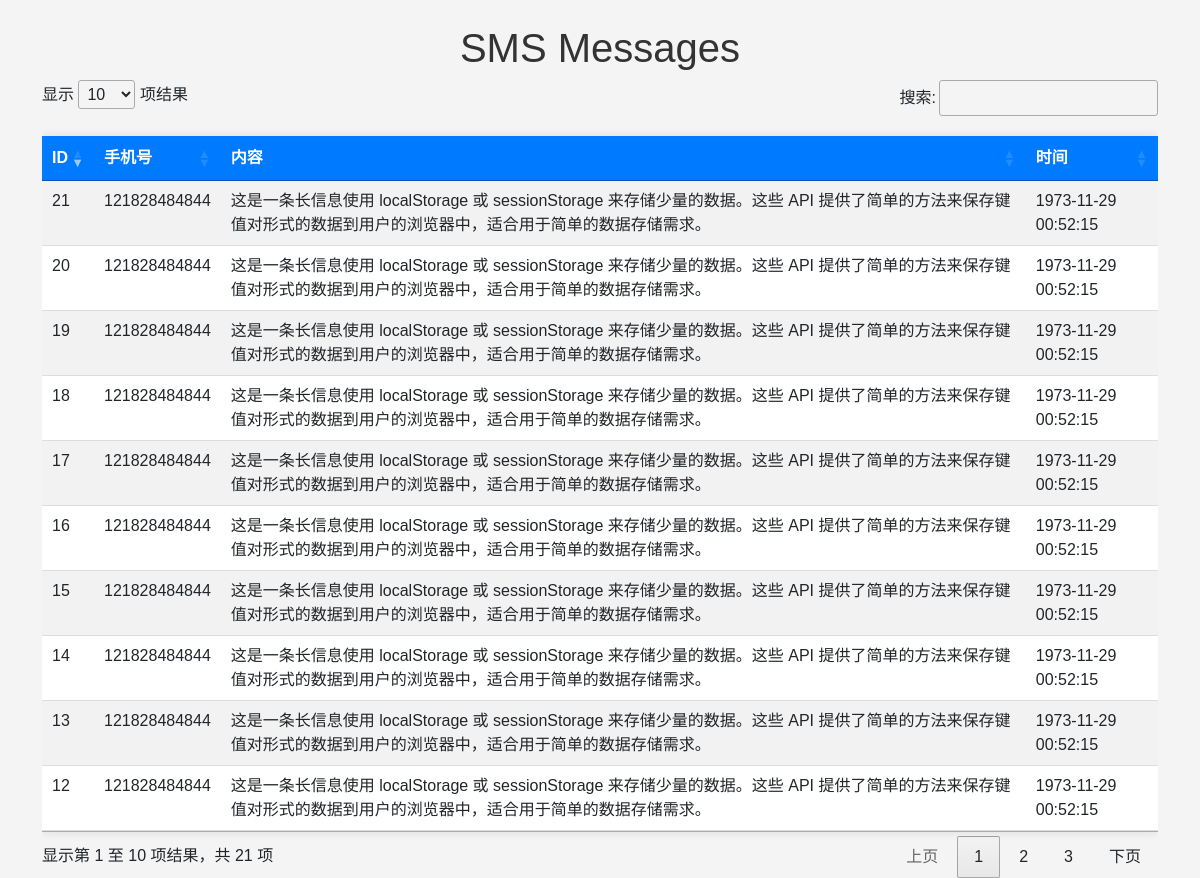
The app's page /, older data.
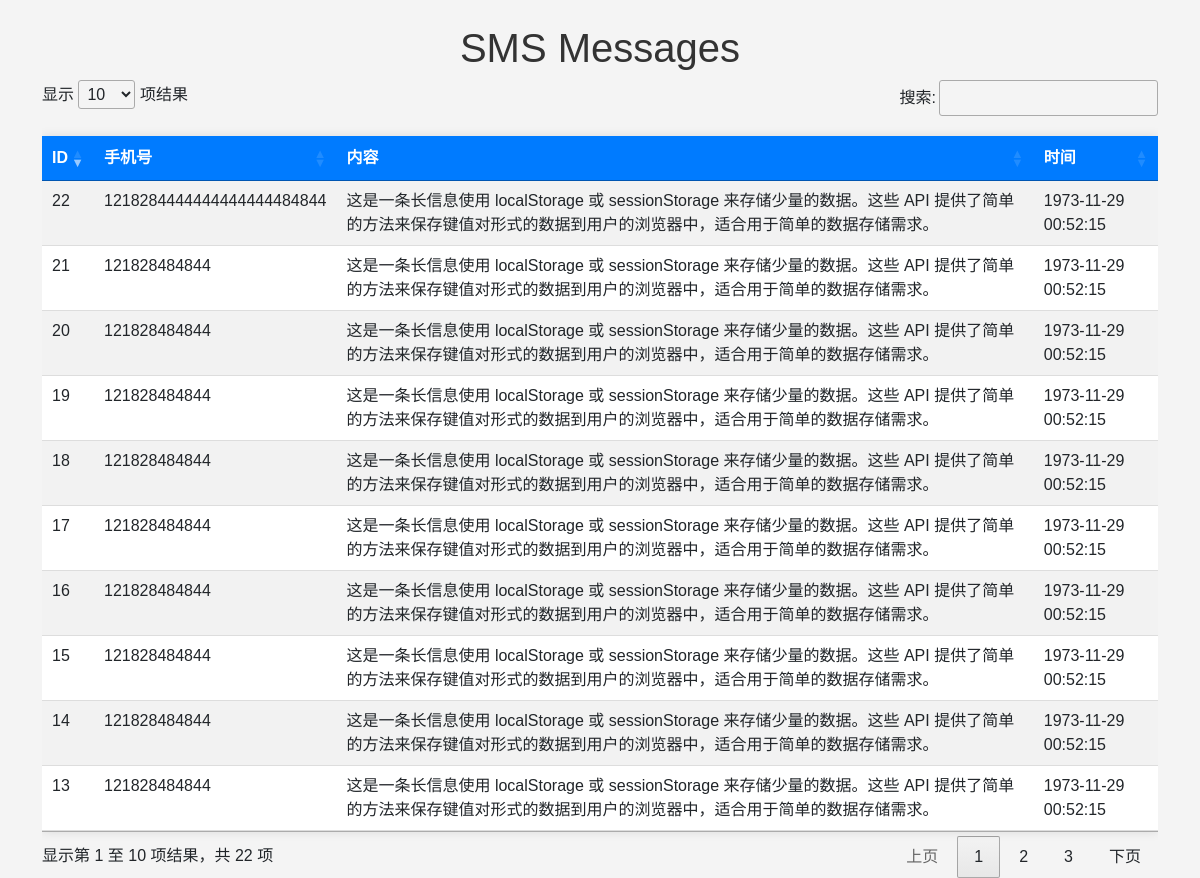
The same page, newer data.
### tables this page shows
CREATE TABLE sms (id INTEGER PRIMARY KEY, sender TEXT, message TEXT, timestamp TEXT, time TEXT);

### main.py (the view)
@app.get("/", response_class=HTMLResponse)
async def read_root(request: Request):
    try:
        conn = sqlite3.connect("sms.db")
        cursor = conn.cursor()
        cursor.execute("""SELECT * FROM sms""")
        rows = cursor.fetchall()
        conn.close()
        logger.info("Fetched SMS list successfully.")
        return templates.TemplateResponse(
            "index.html", {"request": request, "sms_list": rows}
        )
    except Exception as e:
        logger.error(f"An error occurred: {e}")
        raise HTTPException(status_code=500, detail=str(e))

### templates/index.html (shortened to what this page needs)
<!DOCTYPE html>
<html>
<head>
    <link rel="stylesheet" type="text/css" href="static/css/bootstrap.min.css">
    <link rel="stylesheet" type="text/css" href="https://cdn.datatables.net/1.11.5/css/jquery.dataTables.min.css">
</head>
<body>
    <div class="container mt-4">
        <h1>SMS Messages</h1>
        <div class="table-responsive">
            <table id="smsTable" class="table table-striped table-bordered table-hover table-sm">
                <thead>
                    <tr>
                        <th>ID</th>
                        <th>手机号</th>
                        <th>内容</th>
                        <th>时间</th>
                    </tr>
                </thead>
                <tbody>
                    {% for row in sms_list %}
                    <tr>
                        <td>{{ row[0] }}</td>
                        <td>{{ row[1] }}</td>
                        <td>{{ row[2] }}</td>
                        <td>{{ row[4] }}</td>
                    </tr>
                    {% endfor %}
                </tbody>
            </table>
        </div>
    </div>
</body>
</html>

Row changes from the older to the newer data that the page shows:
no longer on this page (row unchanged): sms: id "12", sender "121828484844", message "这是一条长信息使用 localStorage 或 sessionStorage 来存储少量的数据。这些 API 提供了简单的方法来保存键值对形式的数据到用户的浏览器中，适合用于简单的数据存储需求。", time "1973-11-29 00:52:15"
added sms: id "22", sender "1218284444444444444484844", message "这是一条长信息使用 localStorage 或 sessionStorage 来存储少量的数据。这些 API 提供了简单的方法来保存键值对形式的数据到用户的浏览器中，适合用于简单的数据存储需求。", time "1973-11-29 00:52:15"
Text that changed along with them:
text written by a page script: "显示 项结果 搜索: 显示第 1 至 10 项结果，共 21 项 上页 1 2 3 下页" → "显示 项结果 搜索: 显示第 1 至 10 项结果，共 22 项 上页 1 2 3 下页"
